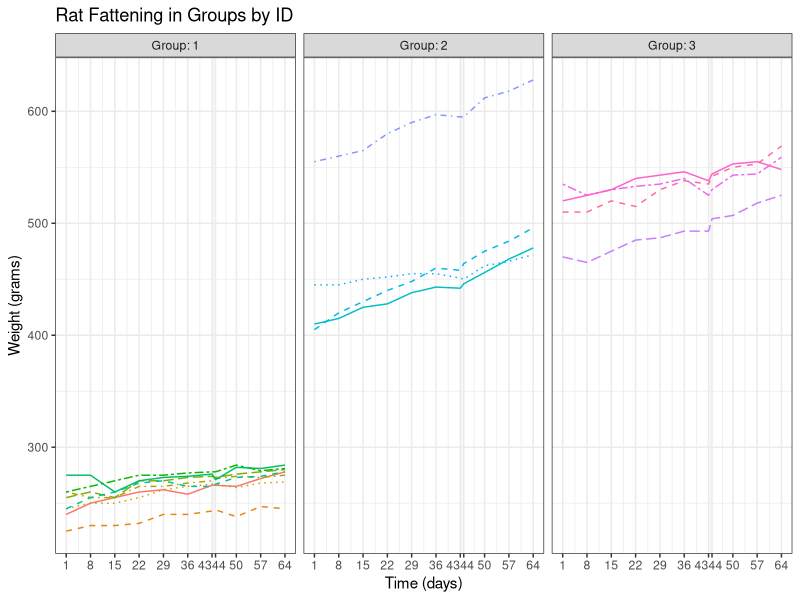
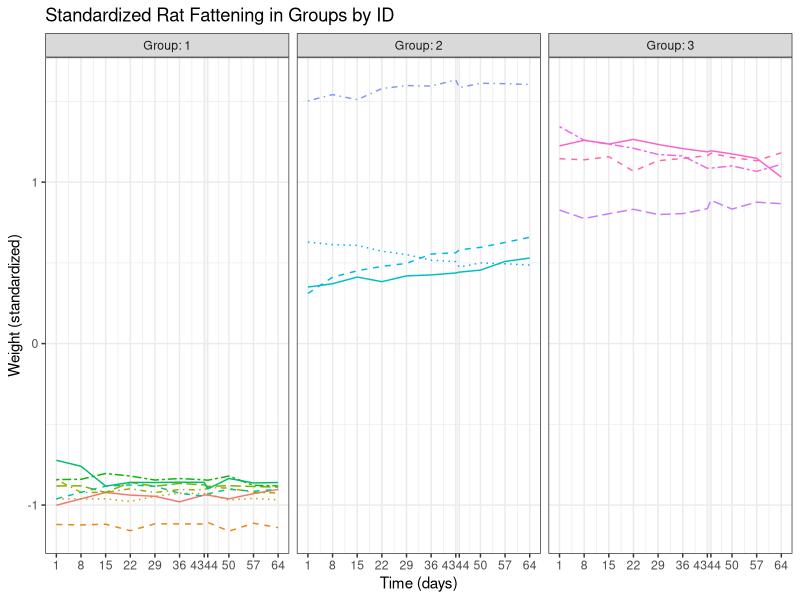
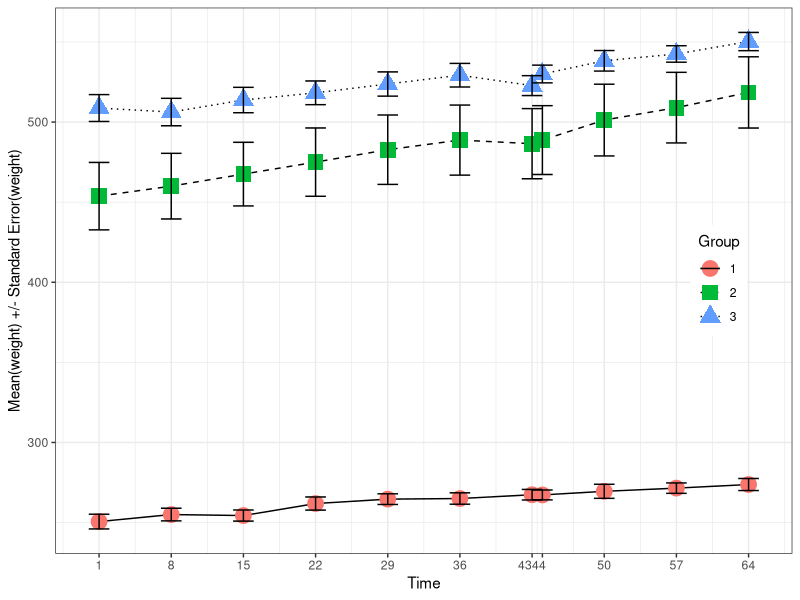
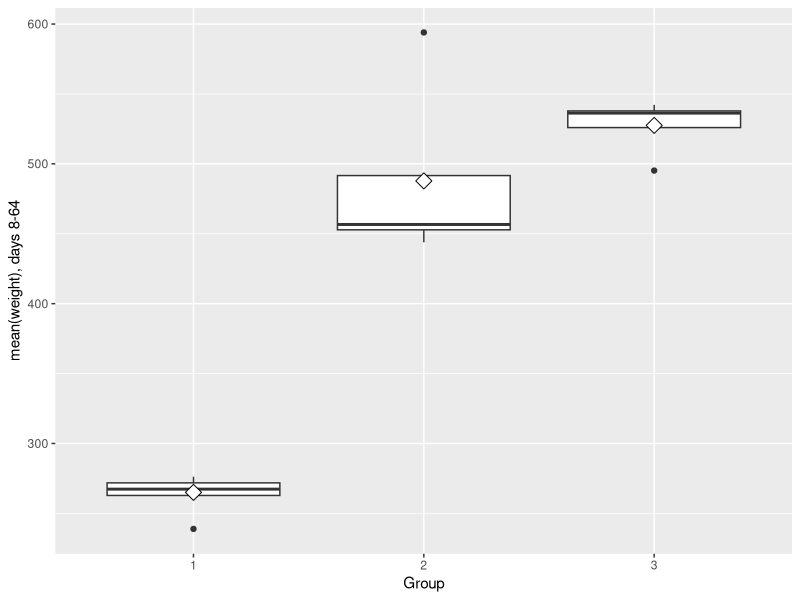
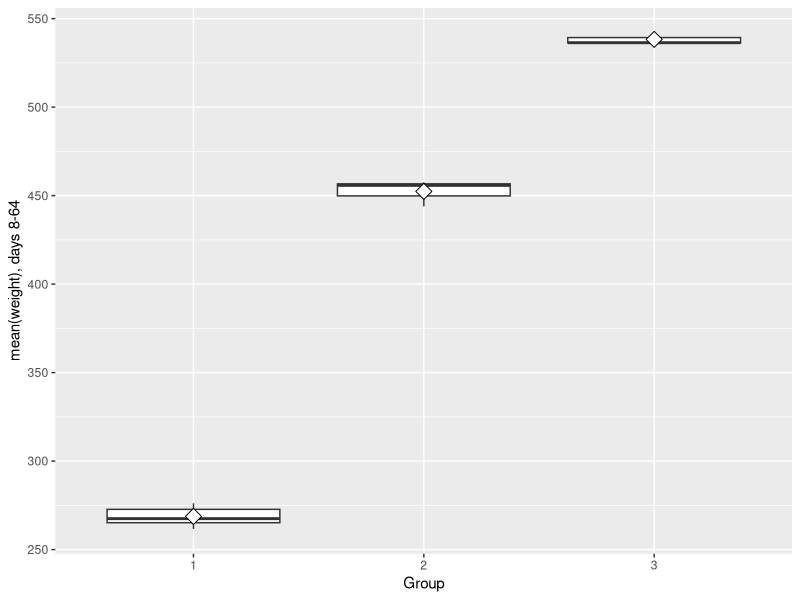

Source code (R) for these figures, in order: (Note: this script raises an error after producing the figures.)
## ---- chunk 1
library(tidyverse)
library(knitr)
## ---- chunk 2
setwd("C:/Users/Jukke/OneDrive/Työpöytä/IODS/IODS-project/data")
long_BPRS <- read.table("long_BPRS.txt", sep = ",", header = TRUE)
long_RATS <- read.table("long_RATS.txt", sep = ",", header = TRUE)
str(long_BPRS)
str(long_RATS)
## ---- chunk 3
long_RATS$ID <- as.factor(long_RATS$ID)
long_RATS$Group <- as.factor(long_RATS$Group)
long_BPRS$treatment <- as.factor(long_BPRS$treatment)
long_BPRS$subject <- as.factor(long_BPRS$subject)
str(long_BPRS)
str(long_RATS)

## ---- chunk 4
kable(long_RATS[c(1,10,20,30,40,50),], caption = "Rats, so many rats!")
## ---- chunk 5
kable(long_RATS[long_RATS$ID == "13",])
## ---- chunk 6
rat_per_group <- long_RATS %>% filter(Time == 1) %>% group_by(Group) %>% count() %>% rename("Rats in Group" = n) %>% ungroup()
kable(rat_per_group, caption = "Rats Numbers in 3 Groups")
## ---- chunk 7
ggplot(long_RATS, aes(x = Time, y = Weight, linetype = ID)) +
  geom_line(aes(col = ID)) + scale_linetype_manual(values = rep(1:8, times=2)) +
  facet_grid(. ~ Group, labeller = label_both) + 
  scale_y_continuous(limits = c(min(long_RATS$Weight), max(long_RATS$Weight))) +
  scale_x_continuous(breaks = c(1,8,15,22,29,36,43,44,50,57,64), labels = c("1", "8", "15", "22", "29", "36", "4344", "", "50", "57", "64")) +
  theme_bw() + labs(y = "Weight (grams)", x = "Time (days)") + theme(legend.position = "none", axis.text.x = element_text(angle = 0)) + ggtitle("Rat Fattening in Groups by ID")
## ---- chunk 8
fat_rat <- long_RATS %>% filter(Weight > 600) %>% dplyr::select(ID)
fat_rat[2,]
## ---- chunk 9
long_RATS_w_std <- long_RATS %>%
  group_by(Time) %>%
  mutate(Weight_std = scale(Weight)) %>%
  ungroup()
## ---- chunk 10
ggplot(long_RATS_w_std, aes(x = Time, y = Weight_std, linetype = ID)) +
  geom_line(aes(col = ID)) + scale_linetype_manual(values = rep(1:8, times=2)) +
  facet_grid(. ~ Group, labeller = label_both) + 
  scale_y_continuous(limits = c(min(long_RATS_w_std$Weight_std), max(long_RATS_w_std$Weight_std))) +
  scale_x_continuous(breaks = c(1,8,15,22,29,36,43,44,50,57,64), labels = c("1", "8", "15", "22", "29", "36", "4344", "", "50", "57", "64")) +
  theme_bw() + labs(y = "Weight (standardized)", x = "Time (days)") + theme(legend.position = "none", axis.text.x = element_text(angle = 0)) + ggtitle("Standardized Rat Fattening in Groups by ID")
## ---- chunk 11
n <- long_RATS$Time %>% unique() %>% length()

l_RATS_summary <- long_RATS %>%
  group_by(Group, Time) %>%
  summarise( mean = mean(Weight), se = sd(Weight) / sqrt(n)) %>%
  ungroup()


# Plot the mean profiles
ggplot(l_RATS_summary, aes(x = Time, y = mean, linetype = Group, shape = Group)) +
  geom_line() +
  scale_linetype_manual(values = c(1,2,3)) +
  geom_point(aes(col = Group), size=5) +
  scale_shape_manual(values = c("circle","square","triangle")) +
  geom_errorbar(aes(ymin=mean-se, ymax=mean+se, linetype="1"), width=2) +
  scale_y_continuous(name = "Mean(weight) +/- Standard Error(weight)") + 
  scale_x_continuous(breaks = c(1,8,15,22,29,36,43,44,50,57,64), labels = c("1", "8", "15", "22", "29", "36", "4344", "", "50", "57", "64")) +
  theme_bw() + theme(legend.position = c(0.9,0.5))
## ---- chunk 12
RATS10 <- long_RATS %>%
  filter(Time > 1) %>%
  group_by(Group, ID) %>%
  summarise(mean=mean(Weight) ) %>%
  ungroup()

# Glimpse the data
glimpse(RATS10)

# Draw a boxplot of the mean versus treatment
ggplot(RATS10, aes(x = Group, y = mean)) +
  geom_boxplot() +
  stat_summary(fun.y = "mean", geom = "point", shape=23, size=4, fill = "white") +
  scale_y_continuous(name = "mean(weight), days 8-64")
## ---- chunk 13
wee_rat_finder <- long_RATS %>% filter(Time == 1 & Group != 2)
kable(wee_rat_finder)
## ---- chunk 14
RATS10_purged <- RATS10 %>% filter(ID != 2 & ID != 12 & ID != 13) # Bye you little rascals!

ggplot(RATS10_purged, aes(x = Group, y = mean)) +
  geom_boxplot() +
  stat_summary(fun.y = "mean", geom = "point", shape=23, size=4, fill = "white") +
  scale_y_continuous(name = "mean(weight), days 8-64")
## ---- chunk 15
t.test(mean ~ treatment, data = BPRSL8S1, var.equal = TRUE)

# Add the baseline from the original data as a new variable to the summary data
BPRSL8S2 <- BPRSL8S %>%
  mutate(baseline = BPRS$week0)

# Fit the linear model with the mean as the response 
fit <- lm(mean ~ baseline + treatment, data = BPRSL8S2)

# Compute the analysis of variance table for the fitted model with anova()
t.test(mean ~ treatment, data = BPRSL8S2, var.equal = TRUE)
